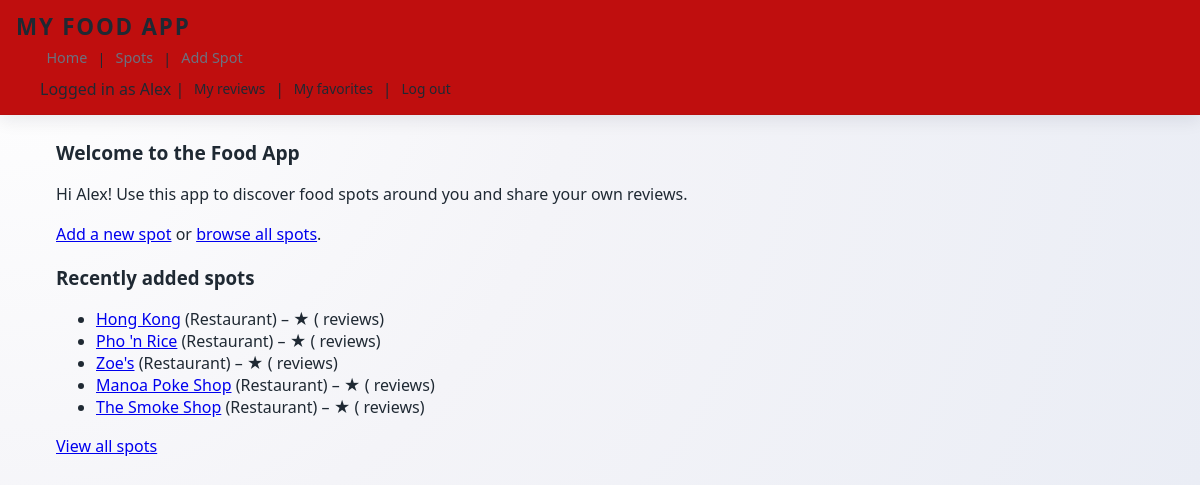
The page / (signed in) on the database its author committed.
### tables this page shows
CREATE TABLE spots (
    id INTEGER PRIMARY KEY AUTOINCREMENT,
    name TEXT NOT NULL,
    category TEXT,
    latitude REAL,
    longitude REAL
, late_night INTEGER DEFAULT 0, fine_dining INTEGER DEFAULT 0, health_conscious INTEGER DEFAULT 0, affordable INTEGER DEFAULT 0, sweet_treat INTEGER DEFAULT 0, close INTEGER DEFAULT 0);

### app.py (the view)
@app.route("/")
def index():
    db = get_db()
    spots = db.execute(
        """
        SELECT
            id,
            name,
            category,
            late_night,
            fine_dining,
            health_conscious,
            affordable,
            sweet_treat,
            close
        FROM spots
        ORDER BY id DESC
        LIMIT 5
        """
    ).fetchall()
    db.close()
    return render_template("index.html", spots=spots)

### app.py (called while the page is built)
def get_db():
    connection = sqlite3.connect("spots.db")
    connection.row_factory = sqlite3.Row  # lets us use column names later
    return connection

### templates/index.html (shortened to what this page needs)
{% extends "layout.html" %}
{% block content %}
<h2>Welcome to the Food App</h2>
{% if session.get("user_id") %}
  <p>Hi {{ session["username"] }}! Use this app to discover food spots around you and share your own reviews.</p>
  <p><a href="/add-spot">Add a new spot</a> or <a href="/spots">browse all spots</a>.</p>
{% else %}
  <p>Use this app to discover food spots and read reviews from other users.</p>
  <p><a href="/register">Create an account</a> or <a href="/login">log in</a> to start adding your own spots and reviews.</p>
{% endif %}
<h3>Recently added spots</h3>
{% if spots %}
  <ul>
    {% for spot in spots %}
  <li>
    <a href="/spot/{{ spot['id'] }}">{{ spot["name"] }}</a>
    {% if spot["category"] %} ({{ spot["category"] }}) {% endif %}
    {% if spot["avg_rating"] is not none %}
      – {{ spot["avg_rating"] }}★
      ({{ spot["review_count"] }} review{% if spot["review_count"] != 1 %}s{% endif %})
    {% else %}
      – No reviews yet
    {% endif %}
  </li>
{% endfor %}
  </ul>
  <p><a href="/spots">View all spots</a></p>
{% else %}
  <p>No spots yet. Be the first to <a href="/add-spot">add one</a>!</p>
{% endif %}
{% endblock %}

### static/styles.css (style rules this page uses)
:root { --crimson: #a51c30; --dark-crimson: #7c1321; --background-page: #f4f4f8; --background-card: #ffffff; --faded-border: #e2e2ec; --text-main: #1f2933; --text-muted: #6b7280; --shadow-soft: 0 10px 25px rgba(15, 23, 42, 0.08); --radius-lg: 16px; --radius-md: 12px; --radius-pill: 999px; --max-width: 1120px; --transition-fast: 0.2s ease; --font-sans: system-ui, -apple-system, BlinkMacSystemFont, "SF Pro Text", "Helvetica Neue", Arial, sans-serif; }
*, *::before, *::after { box-sizing: border-box; }
html, body { margin: 0; padding: 0; }
body { font-family: var(--font-sans); background: radial-gradient(circle at top left, #ffffff 0, #f4f4f8 45%, #eaedf5 100%); color: var(--text-main); -webkit-font-smoothing: antialiased; }
main h2 { font-size: 1.2rem; margin-top: 0; margin-bottom: 0.6rem; }
main p { line-height: 1.5; color: var(--text-main); }

### rows shown on the page
spots: name "Hong Kong", category "Restaurant"
spots: name "Pho 'n Rice", category "Restaurant"
spots: name "Zoe's", category "Restaurant"
spots: name "Manoa Poke Shop", category "Restaurant"
spots: name "The Smoke Shop", category "Restaurant"

### other values the page prints
{{ session["username"] }} "Alex"
